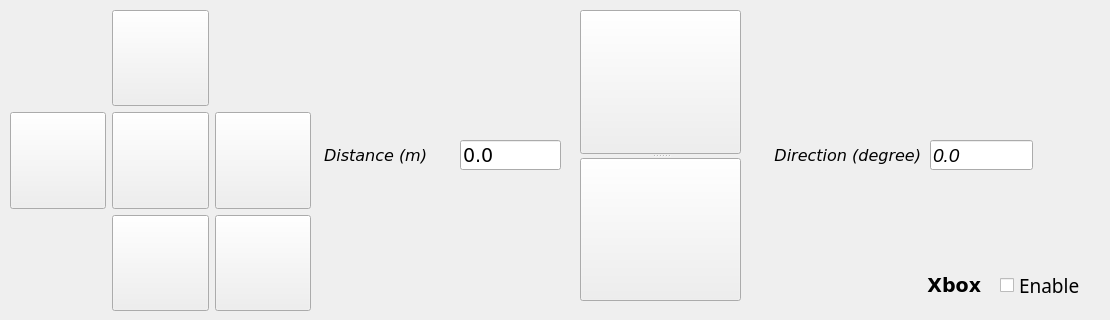
       <widget class="QWidget" name="Move">
        <attribute name="title">
         <string>Move</string>
        </attribute>
        <widget class="QLabel" name="Move_label_Distance">
         <property name="geometry">
          <rect>
           <x>324</x>
           <y>140</y>
           <width>131</width>
           <height>30</height>
          </rect>
         </property>
         <property name="minimumSize">
          <size>
           <width>120</width>
           <height>30</height>
          </size>
         </property>
         <property name="font">
          <font>
           <family>Bitstream Vera Sans</family>
           <pointsize>12</pointsize>
           <weight>50</weight>
           <italic>true</italic>
           <bold>false</bold>
          </font>
         </property>
         <property name="text">
          <string>Distance (m)</string>
         </property>
         <property name="alignment">
          <set>Qt::AlignLeading|Qt::AlignLeft|Qt::AlignVCenter</set>
         </property>
        </widget>
        <widget class="QLineEdit" name="Move_lineEdit_Distance">
         <property name="geometry">
          <rect>
           <x>460</x>
           <y>140</y>
           <width>101</width>
           <height>30</height>
          </rect>
         </property>
         <property name="minimumSize">
          <size>
           <width>50</width>
           <height>30</height>
          </size>
         </property>
         <property name="font">
          <font>
           <family>Bitstream Vera Sans</family>
           <pointsize>14</pointsize>
          </font>
         </property>
         <property name="text">
          <string>0.0</string>
         </property>
         <property name="frame">
          <bool>true</bool>
         </property>
        </widget>
        <widget class="QWidget" name="layoutWidget">
         <property name="geometry">
          <rect>
           <x>10</x>
           <y>10</y>
           <width>301</width>
           <height>301</height>
          </rect>
         </property>
         <layout class="QGridLayout" name="gridLayout_Move">
          <item row="2" column="1">
           <widget class="QPushButton" name="Move_btn_Backward">
            <property name="minimumSize">
             <size>
              <width>50</width>
              <height>50</height>
             </size>
            </property>
            <property name="maximumSize">
             <size>
              <width>16777215</width>
              <height>150</height>
             </size>
            </property>
            <property name="font">
             <font>
              <family>Noto Sans CJK JP DemiLight</family>
              <pointsize>12</pointsize>
              <kerning>false</kerning>
             </font>
            </property>
            <property name="styleSheet">
             <string notr="true"/>
            </property>
            <property name="text">
             <string/>
            </property>
            <property name="icon">
             <iconset>
              <normaloff>../images/down.png</normaloff>../images/down.png</iconset>
            </property>
            <property name="iconSize">
             <size>
              <width>80</width>
              <height>80</height>
             </size>
            </property>
           </widget>
          </item>
          <item row="0" column="1">
           <widget class="QPushButton" name="Move_btn_Forward">
            <property name="minimumSize">
             <size>
              <width>50</width>
              <height>50</height>
             </size>
            </property>
            <property name="maximumSize">
             <size>
              <width>16777215</width>
              <height>150</height>
             </size>
            </property>
            <property name="font">
             <font>
              <family>Noto Sans CJK JP DemiLight</family>
              <pointsize>12</pointsize>
              <kerning>false</kerning>
             </font>
            </property>
            <property name="layoutDirection">
             <enum>Qt::LeftToRight</enum>
            </property>
            <property name="styleSheet">
             <string notr="true"/>
            </property>
            <property name="text">
             <string/>
            </property>
            <property name="icon">
             <iconset>
              <normaloff>../images/up.png</normaloff>../images/up.png</iconset>
            </property>
            <property name="iconSize">
             <size>
              <width>80</width>
              <height>80</height>
             </size>
            </property>
           </widget>
          </item>
          <item row="1" column="2">
           <widget class="QPushButton" name="Move_btn_Right">
            <property name="minimumSize">
             <size>
              <width>50</width>
              <height>50</height>
             </size>
            </property>
            <property name="maximumSize">
             <size>
              <width>16777215</width>
              <height>150</height>
             </size>
            </property>
            <property name="font">
             <font>
              <family>Noto Sans CJK JP DemiLight</family>
              <pointsize>12</pointsize>
              <kerning>false</kerning>
             </font>
            </property>
            <property name="layoutDirection">
             <enum>Qt::LeftToRight</enum>
            </property>
            <property name="styleSheet">
             <string notr="true"/>
            </property>
            <property name="text">
             <string/>
            </property>
            <property name="icon">
             <iconset>
              <normaloff>../images/right.png</normaloff>../images/right.png</iconset>
            </property>
            <property name="iconSize">
             <size>
              <width>80</width>
              <height>80</height>
             </size>
            </property>
           </widget>
          </item>
          <item row="1" column="1">
           <widget class="QPushButton" name="Move_btn_Stop">
            <property name="minimumSize">
             <size>
              <width>50</width>
              <height>50</height>
             </size>
            </property>
            <property name="maximumSize">
             <size>
              <width>16777215</width>
              <height>150</height>
             </size>
            </property>
            <property name="font">
             <font>
              <family>Noto Sans CJK JP DemiLight</family>
              <pointsize>12</pointsize>
              <kerning>false</kerning>
             </font>
            </property>
            <property name="styleSheet">
             <string notr="true"/>
            </property>
            <property name="text">
             <string/>
            </property>
            <property name="icon">
             <iconset>
              <normaloff>../images/stop.png</normaloff>../images/stop.png</iconset>
            </property>
            <property name="iconSize">
             <size>
              <width>80</width>
              <height>80</height>
             </size>
            </property>
           </widget>
          </item>
          <item row="1" column="0">
           <widget class="QPushButton" name="Move_btn_Left">
            <property name="minimumSize">
             <size>
              <width>50</width>
              <height>50</height>
             </size>
            </property>
            <property name="maximumSize">
             <size>
              <width>16777215</width>
              <height>150</height>
             </size>
            </property>
            <property name="font">
             <font>
              <family>Noto Sans CJK JP DemiLight</family>
              <pointsize>12</pointsize>
              <kerning>false</kerning>
             </font>
            </property>
            <property name="layoutDirection">
             <enum>Qt::LeftToRight</enum>
            </property>
            <property name="styleSheet">
             <string notr="true"/>
            </property>
            <property name="text">
             <string/>
            </property>
            <property name="icon">
             <iconset>
              <normaloff>../images/left.png</normaloff>../images/left.png</iconset>
            </property>
            <property name="iconSize">
             <size>
              <width>80</width>
              <height>80</height>
             </size>
            </property>
           </widget>
          </item>
          <item row="2" column="2">
           <widget class="QPushButton" name="Move_btn_Start">
            <property name="minimumSize">
             <size>
              <width>50</width>
              <height>50</height>
             </size>
            </property>
            <property name="maximumSize">
             <size>
              <width>16777215</width>
              <height>150</height>
             </size>
            </property>
            <property name="font">
             <font>
              <family>Noto Sans CJK JP DemiLight</family>
              <pointsize>12</pointsize>
              <kerning>false</kerning>
             </font>
            </property>
            <property name="styleSheet">
             <string notr="true"/>
            </property>
            <property name="text">
             <string/>
            </property>
            <property name="icon">
             <iconset>
              <normaloff>../images/start.png</normaloff>../images/start.png</iconset>
            </property>
            <property name="iconSize">
             <size>
              <width>80</width>
              <height>80</height>
             </size>
            </property>
           </widget>
          </item>
         </layout>
        </widget>
        <widget class="QLineEdit" name="SelfTurn_lineEdit_Direction">
         <property name="geometry">
          <rect>
           <x>930</x>
           <y>140</y>
           <width>103</width>
           <height>30</height>
          </rect>
         </property>
         <property name="minimumSize">
          <size>
           <width>100</width>
           <height>30</height>
          </size>
         </property>
         <property name="font">
          <font>
           <pointsize>14</pointsize>
           <italic>true</italic>
          </font>
         </property>
         <property name="text">
          <string>0.0</string>
         </property>
        </widget>
        <widget class="QLabel" name="SelfTurn_label_Direction">
         <property name="geometry">
          <rect>
           <x>750</x>
           <y>140</y>
           <width>171</width>
           <height>30</height>
          </rect>
         </property>
         <property name="minimumSize">
          <size>
           <width>150</width>
           <height>30</height>
          </size>
         </property>
         <property name="font">
          <font>
           <family>Bitstream Vera Sans</family>
           <pointsize>12</pointsize>
           <weight>50</weight>
           <italic>true</italic>
           <bold>false</bold>
          </font>
         </property>
         <property name="text">
          <string>Direction (degree)</string>
         </property>
         <property name="alignment">
          <set>Qt::AlignRight|Qt::AlignTrailing|Qt::AlignVCenter</set>
         </property>
        </widget>
        <widget class="QCheckBox" name="Xbox_Enable">
         <property name="enabled">
          <bool>true</bool>
         </property>
         <property name="geometry">
          <rect>
           <x>1000</x>
           <y>270</y>
           <width>101</width>
           <height>31</height>
          </rect>
         </property>
         <property name="minimumSize">
          <size>
           <width>100</width>
           <height>0</height>
          </size>
         </property>
         <property name="maximumSize">
          <size>
           <width>16777215</width>
           <height>16777215</height>
          </size>
         </property>
         <property name="font">
          <font>
           <family>Sans Serif</family>
           <pointsize>14</pointsize>
           <weight>50</weight>
           <bold>false</bold>
          </font>
         </property>
         <property name="text">
          <string>Enable</string>
         </property>
         <property name="iconSize">
          <size>
           <width>16</width>
           <height>16</height>
          </size>
         </property>
        </widget>
        <widget class="QLabel" name="Xbox_label_title">
         <property name="geometry">
          <rect>
           <x>881</x>
           <y>270</y>
           <width>100</width>
           <height>30</height>
          </rect>
         </property>
         <property name="minimumSize">
          <size>
           <width>100</width>
           <height>30</height>
          </size>
         </property>
         <property name="font">
          <font>
           <family>Bitstream Vera Sans</family>
           <pointsize>14</pointsize>
           <weight>75</weight>
           <italic>false</italic>
           <bold>true</bold>
          </font>
         </property>
         <property name="text">
          <string>Xbox</string>
         </property>
         <property name="alignment">
          <set>Qt::AlignRight|Qt::AlignTrailing|Qt::AlignVCenter</set>
         </property>
        </widget>
        <widget class="QSplitter" name="Selfturn_splitter">
         <property name="geometry">
          <rect>
           <x>580</x>
           <y>10</y>
           <width>161</width>
           <height>291</height>
          </rect>
         </property>
         <property name="orientation">
          <enum>Qt::Vertical</enum>
         </property>
         <widget class="QPushButton" name="SelfTurn_btn_Left">
          <property name="minimumSize">
           <size>
            <width>80</width>
            <height>50</height>
           </size>
          </property>
          <property name="font">
           <font>
            <family>Noto Sans CJK JP DemiLight</family>
            <pointsize>12</pointsize>
            <kerning>false</kerning>
           </font>
          </property>
          <property name="styleSheet">
           <string notr="true"/>
          </property>
          <property name="text">
           <string/>
          </property>
          <property name="icon">
           <iconset>
            <normaloff>../images/selfturn_left.png</normaloff>../images/selfturn_left.png</iconset>
          </property>
          <property name="iconSize">
           <size>
            <width>100</width>
            <height>100</height>
           </size>
          </property>
          <property name="autoExclusive">
           <bool>false</bool>
          </property>
         </widget>
         <widget class="QPushButton" name="SelfTurn_btn_Right">
          <property name="minimumSize">
           <size>
            <width>80</width>
            <height>50</height>
           </size>
          </property>
          <property name="font">
           <font>
            <family>Noto Sans CJK JP DemiLight</family>
            <pointsize>12</pointsize>
            <kerning>false</kerning>
           </font>
          </property>
          <property name="styleSheet">
           <string notr="true"/>
          </property>
          <property name="text">
           <string/>
          </property>
          <property name="icon">
           <iconset>
            <normaloff>../images/selfturn_right.png</normaloff>../images/selfturn_right.png</iconset>
          </property>
          <property name="iconSize">
           <size>
            <width>100</width>
            <height>100</height>
           </size>
          </property>
          <property name="autoExclusive">
           <bool>false</bool>
          </property>
         </widget>
        </widget>
        <zorder>Selfturn_splitter</zorder>
        <zorder>Move_label_Distance</zorder>
        <zorder>Move_lineEdit_Distance</zorder>
        <zorder>layoutWidget</zorder>
        <zorder>SelfTurn_lineEdit_Direction</zorder>
        <zorder>SelfTurn_label_Direction</zorder>
        <zorder>Xbox_Enable</zorder>
        <zorder>Xbox_label_title</zorder>
       </widget>
